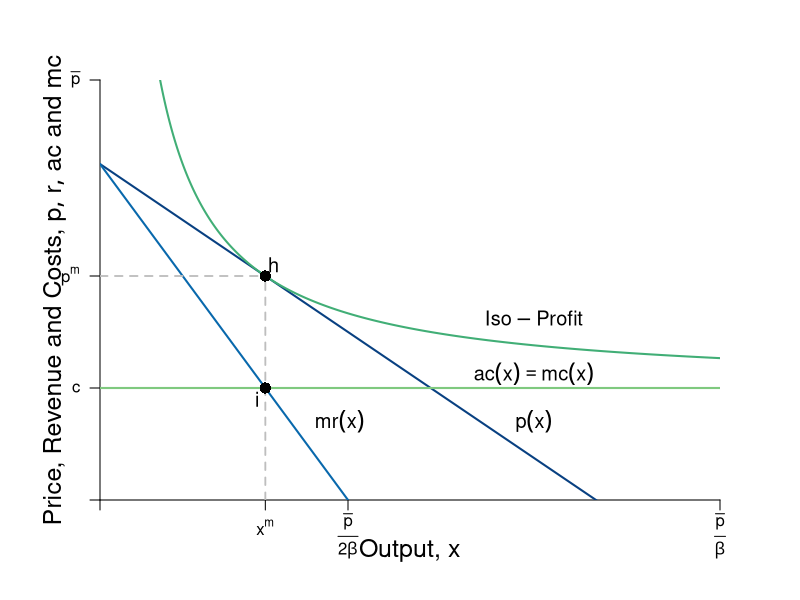

Write R code to recreate this figure.
#Graph Designer: Simon Halliday + Scott Cohn
#Authors: Bowles and Halliday
#Title: Coordination, Conflict and Competition: A Text in Microeconomics

require(shape)
pdf(file = "firmmarketsupply/isoprofit_monopoly.pdf", width = 9, height = 7)

#Set parameters for graphics
axislabelsize <- 1.5
labelsize <- 1.2
graphlinewidth <- 2
segmentlinewidth <- 1.8

COL <- c("#7fc97f", "#beaed4", "#fdc086", "#ffff99", "#386cb0", "#f0027f", "#bf5b17", "#666666")
COLA <- c("#e0f3db", "#99d8c9","#66c2a4","#41ae76", "#238b45", "#005824")
COLB <- c("#c6dbef", "#4eb3d3", "#2b8cbe", "#0868ac","#084081")

#Edited the margins to cater for the larger LHS labels
par(mar =  c(5, 5, 4, 4))

AvgRevenue <- function(x, rmax = 12, xmax = 12){
  rmax - (rmax/xmax)*x
}

MRevenue <- function(x, rmax = 12, xmax = 12){
  rmax - 2*(rmax/xmax)*x
}

AvgCost <- function(x, c0 = 2, c1 = 4){
  c0/x + c1
}

# From CORE
IsoProf <- function(x, k = 0, c0 = 2, c1 = 4){
  AvgCost(x) + k/x
}

xlims <- c(0, 15)
ylims <- c(0, 15)

npts <- 501 
x <- seq(xlims[1], xlims[2], length.out = npts)
y <- seq(ylims[1], ylims[2], length.out = npts) 
a <- c(13, 16.75, 19.25)

plot(0, 0, xlim = xlims, ylim = ylims, type = "n",
     xlab = expression(paste("")),
     ylab = expression(paste("")), 
     xaxt = "n", 
     yaxt = "n", 
     cex.lab = axislabelsize, 
     bty = "n",
     xaxs="i", 
     yaxs="i")

# ticksy <- seq(from = ylims[1], to = ylims[2], by = 1)
# ylabels <- seq(from = ylims[1], to = ylims[2], by = 1)
# ticksx <- seq(from = xlims[1], to = xlims[2], by = 1)
# xlabels <- seq(from = xlims[1], to = xlims[2], by = 1)
ticksy <- c(0, 4, AvgRevenue(x = 4), ylims[2])
ylabels <- c(NA, expression(paste(c)), expression(paste(p^{m})), expression(paste(bar(p))))
ticksx <- c(0, 4, 6, xlims[2])
xlabels <- c(NA, expression(paste(x^{m})), expression(paste(frac(bar(p),2*beta))), expression(paste(frac(bar(p),beta))))

axis(1, at = ticksx, pos = 0, labels = FALSE)
text(x = c(0, 4, 6, xlims[2]), par("usr")[3] - 0.4, labels = xlabels, srt = 0, pos = 1, xpd = TRUE)
axis(2, at = ticksy, pos = 0, labels = ylabels, las = 1)

npts <- 500 
xx1 <- seq(xlims[1], xlims[2], length.out = npts)
xx3 <- seq(2, 6, length.out = npts)

lines(xx1, AvgRevenue(xx1, rmax = 12, xmax = 12), col = COLB[5], lwd = graphlinewidth)
lines(xx1, MRevenue(xx1, rmax = 12, xmax = 12), col = COLB[4], lwd = graphlinewidth)
lines(xx1, IsoProf(xx1, k = 14), col = COLA[4], lwd = graphlinewidth)


#Label the axes
text(0.5*(xlims[2]), -1.8, expression(paste("Output, ", x)), xpd = TRUE, cex = axislabelsize) 
#mtext(expression(paste("Quantity of output, ", x)), side=1, line = 2.5, cex = axislabelsize)
text(-1.1, 0.5*ylims[2], expression(paste("Price, Revenue and Costs, ", list(p, r, ac), " and ", mc)), xpd = TRUE, cex = axislabelsize, srt = 90) 

#Label curves
text(10.5, 6.5, expression(paste(Iso-Profit)), cex = labelsize)
text(10.5, 4.5, expression(paste(ac(x) == mc(x))), cex = labelsize)
text(10.5, 2.8, expression(paste(p(x))), cex = labelsize)
text(5.8, 2.8, expression(paste(mr(x))), cex = labelsize)


#Draw segments for total costs
segments(0, AvgRevenue(x = 4), 4, AvgRevenue(x = 4), lty = 2, col = "gray" , lwd = segmentlinewidth)
segments(4, 0, 4, AvgRevenue(x = 4), lty = 2, col = "gray" , lwd = segmentlinewidth)
segments(0, 4, xlims[2], 4, lty = 1, col = COL[1] , lwd = graphlinewidth)

#Label Points for comparison
points(4, MRevenue(x = 4), pch = 16, col = "black", cex = 1.5)
text(3.8, MRevenue(x = 4) - 0.4, expression(i), cex = labelsize)


points(4, AvgRevenue(x = 4), pch = 16, col = "black", cex = 1.5)
text(4.2, AvgRevenue(x = 4) + 0.4, expression(h), cex = labelsize)




dev.off()
